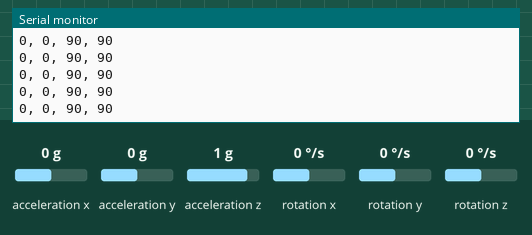
A sketch run on a simulated ESP8266 (NodeMCU). Shown: the last lines printed to the serial monitor. The inputs (shaded band) are chosen by the test bench; at power-on: acceleration x 0 g, rotation y 0 °/s, acceleration z 1 g, rotation z 0 °/s, acceleration y 0 g, rotation x 0 °/s. WiFi joins after 1.5 s; servers stay silent unless stated.

Above: at 9.6 s.
9.7 s: acceleration x set to -1.4 g
At 10.8 s:
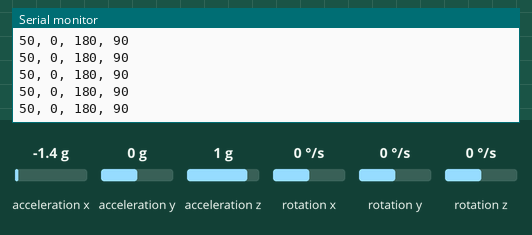
11.2 s: rotation y set to -192 °/s
At 12.3 s:
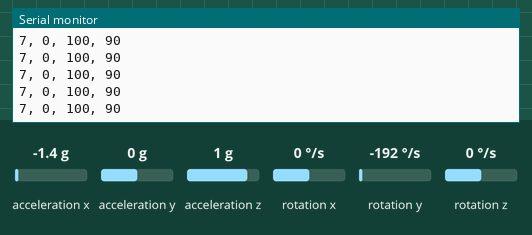
12.7 s: acceleration z set to 1.4 g
At 13.5 s:
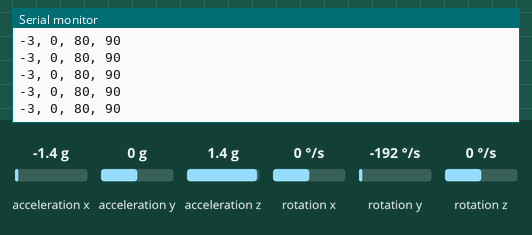
14.2 s: rotation z set to -192 °/s
At 15.3 s:
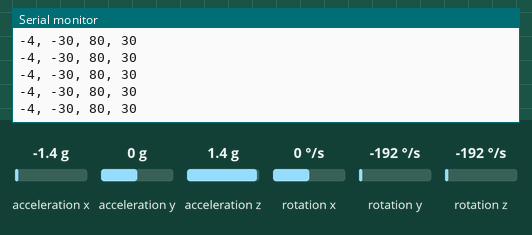
Timing chart, 0 to 16.7 s (numbered marks = the images above; inputs shaded):
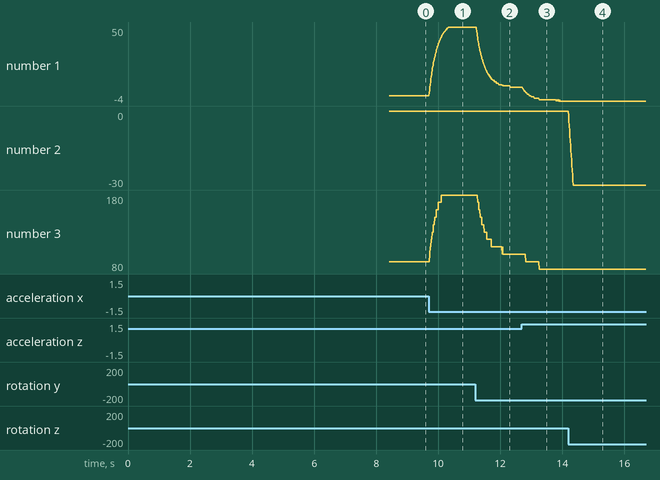

Measured:
- after the input at 9.7 s, the serial monitor: prints a new line at once (image 1)
- after the input at 11.2 s, the serial monitor: prints a new line after 0.26 s (image 2)
- after the input at 12.7 s, the serial monitor: prints a new line at once (image 3)
- after the input at 14.2 s, the serial monitor: prints a new line at once (image 4)
- plotted number 1: 0 → 50 after the input at 9.7 s, 6 → -4 after the input at 12.7 s
- plotted number 2: 0 → -30 after the input at 14.2 s
- plotted number 3: 90 → 180 after the input at 9.7 s, 100 → 80 after the input at 12.7 s

The sketch:

ESP8266_MPU6060_WIFI.ino
```cpp
/*
 * ESP8266 (NodeMCU) + MPU6050
 * Integers-only + symmetric mapping:
 *   servo = 90 + 2*angle  (so 5° angle step -> 10° servo step)
 *
 * Serial columns: Roll_X(deg), Yaw_Z(deg), ServoX(deg), ServoZ(deg)
 * - Angles printed as integers (no decimals).
 * - Servo outputs snapped to nearest 10° (…, 70, 80, 90, 100, 110, …).
 * - Limits: Roll ±50°, Yaw ±30°.
 * - Button D3→GND zeros both angles and recenters to 90.
 * - Yaw has anti-drift (bias learn + freeze when still).
 * - Wi-Fi: connects to Pico W AP (SSID "VR", PASS "123456789") and UDP-sends "X:<deg>,Z:<deg>\n" to 192.168.4.1:4210
 *
 * I2C: SDA=D2 (GPIO4), SCL=D1 (GPIO5)
 */

#include <Wire.h>
#include <math.h>
#include "I2Cdev.h"
#include "MPU6050.h"

// --- Wi-Fi / UDP to Pico W AP ---
#include <ESP8266WiFi.h>
#include <WiFiUdp.h>
const char* WIFI_SSID = "VR";
const char* WIFI_PASS = "123456789";
const char* PICO_IP   = "192.168.4.1";   // Pico W AP default IP
const uint16_t UDP_PORT = 4210;
WiFiUDP udp;

void wifiInit() {
  WiFi.mode(WIFI_STA);
  WiFi.begin(WIFI_SSID, WIFI_PASS);
  Serial.print("WiFi(STA) connecting to "); Serial.print(WIFI_SSID);
  while (WiFi.status() != WL_CONNECTED) { delay(300); Serial.print("."); }
  Serial.print("\nConnected. ESP IP: "); Serial.println(WiFi.localIP());
  udp.begin(0); // ephemeral local port
}

void sendDegrees(int roll_deg_i, int yaw_deg_i){
  char buf[32];
  int n = snprintf(buf, sizeof(buf), "X:%d,Z:%d\n", roll_deg_i, yaw_deg_i);
  udp.beginPacket(PICO_IP, UDP_PORT);
  udp.write((const uint8_t*)buf, n);
  udp.endPacket();
}

#define RESET_BUTTON_PIN D3

// ---------- MOUNT ORIENTATION ----------
/*
  0: default     1: +90° about Z     2: -90° about Z
  3: flip X      4: flip Y           5: flip Z
*/
#define ORIENT 1
// --------------------------------------

MPU6050 mpu;

// ===== IMU & filter params =====
const float GYRO_SENS     = 131.0f;   // LSB/(deg/s) @ ±250 dps
const float ALPHA_ROLL    = 0.96f;    // complementary blend for roll
const uint16_t LOOP_HZ    = 100;
const uint32_t LOOP_DT_US = 1000000UL / LOOP_HZ;

// ===== State =====
float roll_deg = 0.0f, yaw_deg = 0.0f;
float roll_zero = 0.0f, yaw_zero = 0.0f;

// Gyro biases (deg/s)
float gyro_bias_x = 0.0f, gyro_bias_y = 0.0f, gyro_bias_z = 0.0f;

// Limits
const int ROLL_LIMIT_DEG = 50;   // ±50°
const int YAW_LIMIT_DEG  = 30;   // ±30°

const float G_DPS_STILL = 1.5f;  // per-axis gyro rate for stillness
const float A_G_STILL   = 0.05f; // | |a| - 1g |

// Virtual “servo” outputs (integers, snapped to 10°)
int servoX_cmd = 90, servoZ_cmd = 90;

// Optional direction/trim (integers)
bool INVERT_X = false, INVERT_Z = false;
int  TRIM_X   = 0,     TRIM_Z   = 0;

// Timing
uint32_t t_prev_us = 0;

// ---------- helpers ----------
static inline float rad2deg(float r){ return r * (180.0f / PI); }
static inline int   clampi(int v, int lo, int hi){ return v < lo ? lo : (v > hi ? hi : v); }
static inline float clampf(float v, float lo, float hi){ return v < lo ? lo : (v > hi ? hi : v); }

// Axis remap sensor -> body
static inline void remap(float ax,float ay,float az,float gx,float gy,float gz,
                         float &bx,float &by,float &bz,float &wx,float &wy,float &wz){
#if   ORIENT==0
  bx=ax;  by=ay;  bz=az;  wx=gx;  wy=gy;  wz=gz;
#elif ORIENT==1  // +90° about Z
  bx=ay;  by=-ax; bz=az;  wx=gy;  wy=-gx; wz=gz;
#elif ORIENT==2  // -90° about Z
  bx=-ay; by=ax;  bz=az;  wx=-gy; wy=gx;  wz=gz;
#elif ORIENT==3  // flip X
  bx=ax;  by=-ay; bz=-az; wx=gx;  wy=-gy; wz=-gz;
#elif ORIENT==4  // flip Y
  bx=-ax; by=ay;  bz=-az; wx=-gx; wy=gy;  wz=-gz;
#elif ORIENT==5  // flip Z
  bx=-ax; by=-ay; bz=az;  wx=-gx; wy=-gy; wz=gz;
#endif
}

static inline bool stillXYZ(float wx_dps,float wy_dps,float wz_dps,
                            float bx,float by,float bz){
  float amag_g = sqrtf(bx*bx + by*by + bz*bz) / 16384.0f;
  return (fabsf(wx_dps) < G_DPS_STILL &&
          fabsf(wy_dps) < G_DPS_STILL &&
          fabsf(wz_dps) < G_DPS_STILL &&
          fabsf(amag_g - 1.0f) < A_G_STILL);
}

// --- linear, symmetric mapping to servo, snapped to 10° ---
// servo = 90 + 2*angle + trim, rounded to nearest 10°, clamped 0..180
static inline int mapAngleToServo_Linear2degPerDeg_Int10(int a_deg, int trim_deg){
  int s = 90 + 2 * a_deg + trim_deg;                       // linear 2° per 1°
  int s10 = (int)lroundf((float)s / 10.0f) * 10;           // snap to 10°
  return clampi(s10, 0, 180);
}

// Startup: estimate roll and gyro biases from still samples
void prime() {
  const int N = 500; int acc=0;
  double sR=0, sGx=0, sGy=0, sGz=0;
  for (int i=0;i<N;++i){
    int16_t ax,ay,az,gx,gy,gz; mpu.getMotion6(&ax,&ay,&az,&gx,&gy,&gz);
    float bx,by,bz, wx,wy,wz;  remap(ax,ay,az,gx,gy,gz, bx,by,bz, wx,wy,wz);
    float wx_dps=wx/GYRO_SENS, wy_dps=wy/GYRO_SENS, wz_dps=wz/GYRO_SENS;
    if (stillXYZ(wx_dps,wy_dps,wz_dps,bx,by,bz)) {
      float acc_roll = rad2deg(atan2f(by,bz));
      sR  += acc_roll; sGx += wx_dps; sGy += wy_dps; sGz += wz_dps; acc++;
    }
    delayMicroseconds(LOOP_DT_US);
  }
  if (acc>10) {
    roll_deg    = sR/acc;
    gyro_bias_x = sGx/acc; gyro_bias_y = sGy/acc; gyro_bias_z = sGz/acc;
  }
  yaw_deg = 0.0f;
  servoX_cmd = servoZ_cmd = 90;
}

void setup() {
  Serial.begin(115200); delay(100);
  pinMode(RESET_BUTTON_PIN, INPUT_PULLUP);
  Wire.begin(D2, D1); delay(10);

  mpu.initialize();
  if (!mpu.testConnection()) { Serial.println("MPU6050 not found."); while(1){ delay(1000); } }

  // Optional filter/range
  mpu.setFullScaleGyroRange (MPU6050_GYRO_FS_250);
  mpu.setFullScaleAccelRange(MPU6050_ACCEL_FS_2);
  mpu.setDLPFMode(3);
  mpu.setRate(9);

  prime(); t_prev_us = micros();

  // Wi-Fi → Pico AP
  wifiInit();

  Serial.println("\n=== IMU X/Z — integer angles, 2°/° mapping, 10° steps — UDP TX ===");
  Serial.println("Roll_X(deg), Yaw_Z(deg), ServoX(deg), ServoZ(deg)");
}

void loop() {
  // precise dt
  uint32_t t = micros(); if (t - t_prev_us < LOOP_DT_US) return;
  float dt = (t - t_prev_us) / 1e6f; t_prev_us = t;

  // read & remap
  int16_t ax,ay,az,gx,gy,gz; mpu.getMotion6(&ax,&ay,&az,&gx,&gy,&gz);
  float bx,by,bz, wx,wy,wz; remap(ax,ay,az,gx,gy,gz, bx,by,bz, wx,wy,wz);

  // raw gyro (deg/s)
  float wx_raw = wx / GYRO_SENS, wy_raw = wy / GYRO_SENS, wz_raw = wz / GYRO_SENS;

  // stillness (before bias removal)
  bool still = stillXYZ(wx_raw, wy_raw, wz_raw, bx, by, bz);

  // adaptive bias while still
  if (still) {
    const float beta = 0.003f;
    gyro_bias_x = (1.0f - beta) * gyro_bias_x + beta * wx_raw;
    gyro_bias_y = (1.0f - beta) * gyro_bias_y + beta * wy_raw;
    gyro_bias_z = (1.0f - beta) * gyro_bias_z + beta * wz_raw;
  }

  // bias-compensated gyro
  float wx_dps = wx_raw - gyro_bias_x;
  float wy_dps = wy_raw - gyro_bias_y;
  float wz_dps = wz_raw - gyro_bias_z;

  // accel tilt → roll
  float acc_roll_deg = rad2deg(atan2f(by, bz));

  // update roll (X)
  roll_deg = ALPHA_ROLL * (roll_deg + wx_dps * dt) + (1.0f - ALPHA_ROLL) * acc_roll_deg;

  // update yaw (Z): integrate only when not still
  if (!still) yaw_deg += wz_dps * dt;

  // zeroing
  if (digitalRead(RESET_BUTTON_PIN) == LOW) {
    delay(25);
    if (digitalRead(RESET_BUTTON_PIN) == LOW) {
      // refine z-bias quickly (assumes still for ~300ms)
      double sGz=0; int n=0; uint32_t t0=micros();
      while (micros()-t0 < 300000UL) {
        int16_t _ax,_ay,_az,_gx,_gy,_gz; mpu.getMotion6(&_ax,&_ay,&_az,&_gx,&_gy,&_gz);
        sGz += (double)_gz / GYRO_SENS; n++; delayMicroseconds(10000);
      }
      if (n>0) gyro_bias_z = sGz / n;

      roll_zero = roll_deg; yaw_zero = yaw_deg;
      servoX_cmd = servoZ_cmd = 90;
      Serial.println("[Zeroed+Centered]");
      while (digitalRead(RESET_BUTTON_PIN) == LOW) { delay(10); }
    }
  }

  // apply zero & limits (then round to whole degrees)
  float roll_out_f = clampf(roll_deg - roll_zero, -ROLL_LIMIT_DEG, ROLL_LIMIT_DEG);
  float yaw_out_f  = clampf(yaw_deg  - yaw_zero,  -YAW_LIMIT_DEG,  YAW_LIMIT_DEG);

  int roll_out_i = (int)lroundf(roll_out_f);   // integer degrees
  int yaw_out_i  = (int)lroundf(yaw_out_f);    // integer degrees

  // optional invert
  if (INVERT_X) roll_out_i = -roll_out_i;
  if (INVERT_Z) yaw_out_i  = -yaw_out_i;

  // linear symmetric mapping -> servo, then snap to 10°
  servoX_cmd = mapAngleToServo_Linear2degPerDeg_Int10(roll_out_i, TRIM_X);
  servoZ_cmd = mapAngleToServo_Linear2degPerDeg_Int10(yaw_out_i,  TRIM_Z);

  // print integers only
  Serial.print(roll_out_i);  Serial.print(", ");
  Serial.print(yaw_out_i);   Serial.print(", ");
  Serial.print(servoX_cmd);  Serial.print(", ");
  Serial.println(servoZ_cmd);

  // --- UDP send to Pico AP ---
  static uint32_t lastSendMs = 0;
  uint32_t nowMs = millis();
  if (nowMs - lastSendMs >= 50) {     // ~20 Hz
    sendDegrees(roll_out_i, yaw_out_i);
    lastSendMs = nowMs;
  }
}
```
